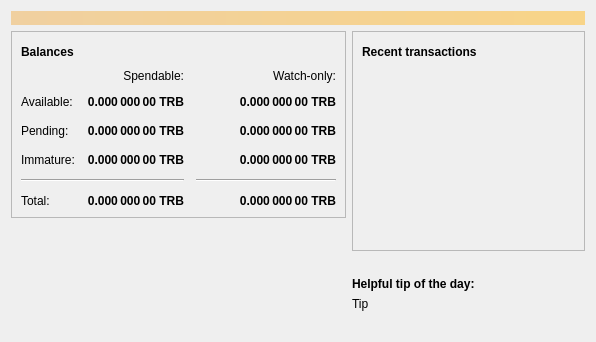
<?xml version="1.0" encoding="UTF-8"?>
<ui version="4.0">
 <class>OverviewPage</class>
 <widget class="QWidget" name="OverviewPage">
  <property name="geometry">
   <rect>
    <x>0</x>
    <y>0</y>
    <width>596</width>
    <height>342</height>
   </rect>
  </property>
  <property name="windowTitle">
   <string>Form</string>
  </property>
  <layout class="QVBoxLayout" name="topLayout">
   <item>
    <widget class="QLabel" name="labelAlerts">
     <property name="visible">
      <bool>false</bool>
     </property>
     <property name="styleSheet">
      <string notr="true">QLabel { background-color: qlineargradient(x1: 0, y1: 0, x2: 1, y2: 0, stop:0 #F0D0A0, stop:1 #F8D488); color:#000000; }</string>
     </property>
     <property name="wordWrap">
      <bool>true</bool>
     </property>
     <property name="margin">
      <number>3</number>
     </property>
     <property name="textInteractionFlags">
      <set>Qt::TextSelectableByMouse</set>
     </property>
    </widget>
   </item>
   <item>
    <layout class="QHBoxLayout" name="horizontalLayout" stretch="1,1">
     <item>
      <layout class="QVBoxLayout" name="verticalLayout_2">
       <item>
        <widget class="QFrame" name="frame">
         <property name="frameShape">
          <enum>QFrame::StyledPanel</enum>
         </property>
         <property name="frameShadow">
          <enum>QFrame::Raised</enum>
         </property>
         <layout class="QVBoxLayout" name="verticalLayout_4">
          <item>
           <layout class="QHBoxLayout" name="horizontalLayout_4">
            <item>
             <widget class="QLabel" name="label_5">
              <property name="font">
               <font>
                <weight>75</weight>
                <bold>true</bold>
               </font>
              </property>
              <property name="text">
               <string>Balances</string>
              </property>
             </widget>
            </item>
            <item>
             <widget class="QPushButton" name="labelWalletStatus">
              <property name="enabled">
               <bool>true</bool>
              </property>
              <property name="maximumSize">
               <size>
                <width>30</width>
                <height>16777215</height>
               </size>
              </property>
              <property name="toolTip">
               <string>The displayed information may be out of date. Your wallet automatically synchronizes with the Termubit network after a connection is established, but this process has not completed yet.</string>
              </property>
              <property name="text">
               <string/>
              </property>
              <property name="icon">
               <iconset resource="../bitcoin.qrc">
                <normaloff>:/icons/warning</normaloff>
                <disabledoff>:/icons/warning</disabledoff>:/icons/warning</iconset>
              </property>
              <property name="iconSize">
               <size>
                <width>24</width>
                <height>24</height>
               </size>
              </property>
              <property name="flat">
               <bool>true</bool>
              </property>
             </widget>
            </item>
            <item>
             <spacer name="horizontalSpacer_3">
              <property name="orientation">
               <enum>Qt::Horizontal</enum>
              </property>
              <property name="sizeHint" stdset="0">
               <size>
                <width>40</width>
                <height>20</height>
               </size>
              </property>
             </spacer>
            </item>
           </layout>
          </item>
          <item>
           <layout class="QGridLayout" name="gridLayout">
            <property name="spacing">
             <number>12</number>
            </property>
            <item row="2" column="2">
             <widget class="QLabel" name="labelWatchPending">
              <property name="font">
               <font>
                <weight>75</weight>
                <bold>true</bold>
               </font>
              </property>
              <property name="cursor">
               <cursorShape>IBeamCursor</cursorShape>
              </property>
              <property name="toolTip">
               <string>Unconfirmed transactions to watch-only addresses</string>
              </property>
              <property name="text">
               <string notr="true">0.000 000 00 TRB</string>
              </property>
              <property name="alignment">
               <set>Qt::AlignRight|Qt::AlignTrailing|Qt::AlignVCenter</set>
              </property>
              <property name="textInteractionFlags">
               <set>Qt::LinksAccessibleByMouse|Qt::TextSelectableByKeyboard|Qt::TextSelectableByMouse</set>
              </property>
             </widget>
            </item>
            <item row="2" column="1">
             <widget class="QLabel" name="labelUnconfirmed">
              <property name="font">
               <font>
                <weight>75</weight>
                <bold>true</bold>
               </font>
              </property>
              <property name="cursor">
               <cursorShape>IBeamCursor</cursorShape>
              </property>
              <property name="toolTip">
               <string>Total of transactions that have yet to be confirmed, and do not yet count toward the spendable balance</string>
              </property>
              <property name="text">
               <string notr="true">0.000 000 00 TRB</string>
              </property>
              <property name="alignment">
               <set>Qt::AlignRight|Qt::AlignTrailing|Qt::AlignVCenter</set>
              </property>
              <property name="textInteractionFlags">
               <set>Qt::LinksAccessibleByMouse|Qt::TextSelectableByKeyboard|Qt::TextSelectableByMouse</set>
              </property>
             </widget>
            </item>
            <item row="3" column="2">
             <widget class="QLabel" name="labelWatchImmature">
              <property name="font">
               <font>
                <weight>75</weight>
                <bold>true</bold>
               </font>
              </property>
              <property name="cursor">
               <cursorShape>IBeamCursor</cursorShape>
              </property>
              <property name="toolTip">
               <string>Mined balance in watch-only addresses that has not yet matured</string>
              </property>
              <property name="text">
               <string notr="true">0.000 000 00 TRB</string>
              </property>
              <property name="alignment">
               <set>Qt::AlignRight|Qt::AlignTrailing|Qt::AlignVCenter</set>
              </property>
              <property name="textInteractionFlags">
               <set>Qt::LinksAccessibleByMouse|Qt::TextSelectableByKeyboard|Qt::TextSelectableByMouse</set>
              </property>
             </widget>
            </item>
            <item row="4" column="0" colspan="2">
             <widget class="Line" name="line">
              <property name="orientation">
               <enum>Qt::Horizontal</enum>
              </property>
             </widget>
            </item>
            <item row="4" column="2">
             <widget class="Line" name="lineWatchBalance">
              <property name="sizePolicy">
               <sizepolicy hsizetype="Preferred" vsizetype="Fixed">
                <horstretch>0</horstretch>
                <verstretch>0</verstretch>
               </sizepolicy>
              </property>
              <property name="minimumSize">
               <size>
                <width>140</width>
                <height>0</height>
               </size>
              </property>
              <property name="orientation">
               <enum>Qt::Horizontal</enum>
              </property>
             </widget>
            </item>
            <item row="5" column="0">
             <widget class="QLabel" name="labelTotalText">
              <property name="text">
               <string>Total:</string>
              </property>
             </widget>
            </item>
            <item row="3" column="1">
             <widget class="QLabel" name="labelImmature">
              <property name="font">
               <font>
                <weight>75</weight>
                <bold>true</bold>
               </font>
              </property>
              <property name="cursor">
               <cursorShape>IBeamCursor</cursorShape>
              </property>
              <property name="toolTip">
               <string>Mined balance that has not yet matured</string>
              </property>
              <property name="text">
               <string notr="true">0.000 000 00 TRB</string>
              </property>
              <property name="alignment">
               <set>Qt::AlignRight|Qt::AlignTrailing|Qt::AlignVCenter</set>
              </property>
              <property name="textInteractionFlags">
               <set>Qt::LinksAccessibleByMouse|Qt::TextSelectableByKeyboard|Qt::TextSelectableByMouse</set>
              </property>
             </widget>
            </item>
            <item row="2" column="3">
             <spacer name="horizontalSpacer_2">
              <property name="orientation">
               <enum>Qt::Horizontal</enum>
              </property>
              <property name="sizeHint" stdset="0">
               <size>
                <width>40</width>
                <height>20</height>
               </size>
              </property>
             </spacer>
            </item>
            <item row="3" column="0">
             <widget class="QLabel" name="labelImmatureText">
              <property name="text">
               <string>Immature:</string>
              </property>
             </widget>
            </item>
            <item row="5" column="1">
             <widget class="QLabel" name="labelTotal">
              <property name="font">
               <font>
                <weight>75</weight>
                <bold>true</bold>
               </font>
              </property>
              <property name="cursor">
               <cursorShape>IBeamCursor</cursorShape>
              </property>
              <property name="toolTip">
               <string>Your current total balance</string>
              </property>
              <property name="text">
               <string notr="true">0.000 000 00 TRB</string>
              </property>
              <property name="alignment">
               <set>Qt::AlignRight|Qt::AlignTrailing|Qt::AlignVCenter</set>
              </property>
              <property name="textInteractionFlags">
               <set>Qt::LinksAccessibleByMouse|Qt::TextSelectableByKeyboard|Qt::TextSelectableByMouse</set>
              </property>
             </widget>
            </item>
            <item row="5" column="2">
             <widget class="QLabel" name="labelWatchTotal">
              <property name="font">
               <font>
                <weight>75</weight>
                <bold>true</bold>
               </font>
              </property>
              <property name="cursor">
               <cursorShape>IBeamCursor</cursorShape>
              </property>
              <property name="toolTip">
               <string>Current total balance in watch-only addresses</string>
              </property>
              <property name="text">
               <string notr="true">0.000 000 00 TRB</string>
              </property>
              <property name="alignment">
               <set>Qt::AlignRight|Qt::AlignTrailing|Qt::AlignVCenter</set>
              </property>
              <property name="textInteractionFlags">
               <set>Qt::LinksAccessibleByMouse|Qt::TextSelectableByKeyboard|Qt::TextSelectableByMouse</set>
              </property>
             </widget>
            </item>
            <item row="0" column="2">
             <widget class="QLabel" name="labelWatchonly">
              <property name="text">
               <string>Watch-only:</string>
              </property>
              <property name="alignment">
               <set>Qt::AlignRight|Qt::AlignTrailing|Qt::AlignVCenter</set>
              </property>
             </widget>
            </item>
            <item row="1" column="0">
             <widget class="QLabel" name="labelBalanceText">
              <property name="text">
               <string>Available:</string>
              </property>
             </widget>
            </item>
            <item row="1" column="1">
             <widget class="QLabel" name="labelBalance">
              <property name="font">
               <font>
                <weight>75</weight>
                <bold>true</bold>
               </font>
              </property>
              <property name="cursor">
               <cursorShape>IBeamCursor</cursorShape>
              </property>
              <property name="toolTip">
               <string>Your current spendable balance</string>
              </property>
              <property name="text">
               <string notr="true">0.000 000 00 TRB</string>
              </property>
              <property name="alignment">
               <set>Qt::AlignRight|Qt::AlignTrailing|Qt::AlignVCenter</set>
              </property>
              <property name="textInteractionFlags">
               <set>Qt::LinksAccessibleByMouse|Qt::TextSelectableByKeyboard|Qt::TextSelectableByMouse</set>
              </property>
             </widget>
            </item>
            <item row="1" column="2">
             <widget class="QLabel" name="labelWatchAvailable">
              <property name="font">
               <font>
                <weight>75</weight>
                <bold>true</bold>
               </font>
              </property>
              <property name="cursor">
               <cursorShape>IBeamCursor</cursorShape>
              </property>
              <property name="toolTip">
               <string>Your current balance in watch-only addresses</string>
              </property>
              <property name="text">
               <string notr="true">0.000 000 00 TRB</string>
              </property>
              <property name="alignment">
               <set>Qt::AlignRight|Qt::AlignTrailing|Qt::AlignVCenter</set>
              </property>
              <property name="textInteractionFlags">
               <set>Qt::LinksAccessibleByMouse|Qt::TextSelectableByKeyboard|Qt::TextSelectableByMouse</set>
              </property>
             </widget>
            </item>
            <item row="2" column="0">
             <widget class="QLabel" name="labelPendingText">
              <property name="text">
               <string>Pending:</string>
              </property>
             </widget>
            </item>
            <item row="0" column="1">
             <widget class="QLabel" name="labelSpendable">
              <property name="text">
               <string>Spendable:</string>
              </property>
              <property name="alignment">
               <set>Qt::AlignRight|Qt::AlignTrailing|Qt::AlignVCenter</set>
              </property>
             </widget>
            </item>
           </layout>
          </item>
         </layout>
        </widget>
       </item>
       <item>
        <spacer name="verticalSpacer">
         <property name="orientation">
          <enum>Qt::Vertical</enum>
         </property>
         <property name="sizeHint" stdset="0">
          <size>
           <width>20</width>
           <height>40</height>
          </size>
         </property>
        </spacer>
       </item>
       <item>
        <layout class="QGridLayout" name="logo_grid">
          <item>
            <widget class="QLabel" name="label_wallet_bgcoin">
             <property name="text">
              <string/>
             </property>
             <property name="pixmap">
              <pixmap resource="../bitcoin.qrc">:/icons/wallet_bgcoin</pixmap>
             </property>
             <property name="scaledContents">
              <bool>false</bool>
             </property>
             <property name="alignment">
              <set>Qt::AlignCenter</set>
             </property>
             <property name="margin">
              <number>-2</number>
             </property>
            </widget>
          </item>
          <item>
            <widget class="QLabel" name="label_wallet_version_overlay">
              <property name="text">
               <string></string>
              </property>
              <property name="pixmap">
              </property>
              <property name="scaledContents">
               <bool>false</bool>
              </property>
              <property name="alignment">
               <set>Qt::AlignLeft|Qt::AlignBottom</set>
              </property>
              <property name="margin">
               <number>2</number>
              </property>
            </widget>
          </item>
        </layout>
       </item>
      </layout>
     </item>
     <item>
      <layout class="QVBoxLayout" name="verticalLayout_3">
       <item>
        <widget class="QFrame" name="frame_2">
         <property name="frameShape">
          <enum>QFrame::StyledPanel</enum>
         </property>
         <property name="frameShadow">
          <enum>QFrame::Raised</enum>
         </property>
         <layout class="QVBoxLayout" name="verticalLayout">
          <item>
           <layout class="QHBoxLayout" name="horizontalLayout_2">
            <item>
             <widget class="QLabel" name="label_4">
              <property name="font">
               <font>
                <weight>75</weight>
                <bold>true</bold>
               </font>
              </property>
              <property name="text">
               <string>Recent transactions</string>
              </property>
             </widget>
            </item>
            <item>
             <widget class="QPushButton" name="labelTransactionsStatus">
              <property name="enabled">
               <bool>true</bool>
              </property>
              <property name="maximumSize">
               <size>
                <width>30</width>
                <height>16777215</height>
               </size>
              </property>
              <property name="toolTip">
               <string>The displayed information may be out of date. Your wallet automatically synchronizes with the Termubit network after a connection is established, but this process has not completed yet.</string>
              </property>
              <property name="text">
               <string/>
              </property>
              <property name="icon">
               <iconset resource="../bitcoin.qrc">
                <normaloff>:/icons/warning</normaloff>
                <disabledoff>:/icons/warning</disabledoff>:/icons/warning</iconset>
              </property>
              <property name="iconSize">
               <size>
                <width>24</width>
                <height>24</height>
               </size>
              </property>
              <property name="flat">
               <bool>true</bool>
              </property>
             </widget>
            </item>
            <item>
             <spacer name="horizontalSpacer">
              <property name="orientation">
               <enum>Qt::Horizontal</enum>
              </property>
              <property name="sizeHint" stdset="0">
               <size>
                <width>40</width>
                <height>20</height>
               </size>
              </property>
             </spacer>
            </item>
           </layout>
          </item>
          <item>
           <widget class="QListView" name="listTransactions">
            <property name="styleSheet">
             <string notr="true">QListView { background: transparent; }</string>
            </property>
            <property name="frameShape">
             <enum>QFrame::NoFrame</enum>
            </property>
            <property name="verticalScrollBarPolicy">
             <enum>Qt::ScrollBarAlwaysOff</enum>
            </property>
            <property name="horizontalScrollBarPolicy">
             <enum>Qt::ScrollBarAlwaysOff</enum>
            </property>
            <property name="selectionMode">
             <enum>QAbstractItemView::NoSelection</enum>
            </property>
           </widget>
          </item>
         </layout>
        </widget>
       </item>
       <item>
        <spacer name="verticalSpacer_2">
         <property name="orientation">
          <enum>Qt::Vertical</enum>
         </property>
         <property name="sizeHint" stdset="0">
          <size>
           <width>20</width>
           <height>40</height>
          </size>
         </property>
        </spacer>
       </item>
       <item>
        <layout class="QVBoxLayout" name="verticalLayout_5">
         <property name="topMargin">
          <number>0</number>
         </property>
         <item>
          <widget class="QLabel" name="label_tip_header">
           <property name="font">
            <font>
             <weight>75</weight>
             <bold>true</bold>
            </font>
           </property>
           <property name="text">
            <string>Helpful tip of the day:</string>
           </property>
          </widget>
         </item>
         <item>
          <widget class="QLabel" name="label_tip">
           <property name="text">
            <string>Tip</string>
           </property>
          </widget>
         </item>
         <item>
          <spacer name="verticalSpacer_3">
           <property name="orientation">
            <enum>Qt::Vertical</enum>
           </property>
           <property name="sizeType">
            <enum>QSizePolicy::Maximum</enum>
           </property>
           <property name="sizeHint" stdset="0">
            <size>
             <width>20</width>
             <height>40</height>
            </size>
           </property>
          </spacer>
         </item>
        </layout>
       </item>
      </layout>
     </item>
    </layout>
   </item>
  </layout>
 </widget>
 <resources>
  <include location="../bitcoin.qrc"/>
 </resources>
 <connections/>
</ui>
